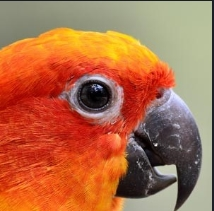
#> input picture modules/Image-Segmentation-and-Clustering/Resources/image.jpg, 214 x 211 px, found by its file name
$ python adaptive_thresholding.py
#> lines starting #> are read from the running program, lines starting #| are printed output that depends on the picture; after the words box and inside, x2 and y2 are one past the last pixel; in counts of white or black regions, pixels touching at a corner belong together
import cv2

# Load the image
img = cv2.imread("./Image-Segmentation-and-Clustering/Resources/image.jpg", 0)
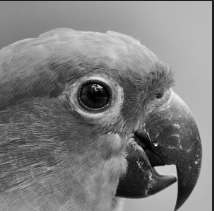
#> img: shape (211, 214); min 0, max 239, mean 125.1

# Apply mean adaptive thresholding
thresh1 = cv2.adaptiveThreshold(img, 255,
cv2.ADAPTIVE_THRESH_MEAN_C,cv2.THRESH_BINARY, 11, 2)
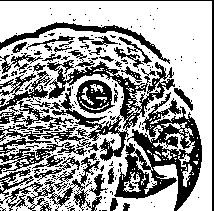
#> thresh1: shape (211, 214); 62.8% white; 255 black regions (216 under 20 px), largest, box (x1, y1, x2, y2) and area: (114, 92, 202, 211) 4049, (31, 60, 175, 161) 3112, (0, 71, 74, 133) 1266

# Apply Gaussian adaptive thresholding
thresh2 = cv2.adaptiveThreshold(img, 255,
cv2.ADAPTIVE_THRESH_GAUSSIAN_C,cv2.THRESH_BINARY, 11, 2)
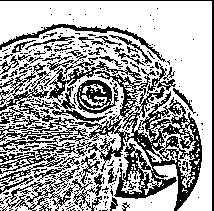
#> thresh2: shape (211, 214); 65.3% white; black in thin lines or dots

# Display the results
cv2.imshow("Mean Adaptive Thresholding", thresh1)
cv2.imshow("Gaussian Adaptive Thresholding", thresh2)
cv2.waitKey(0)
cv2.destroyAllWindows()
